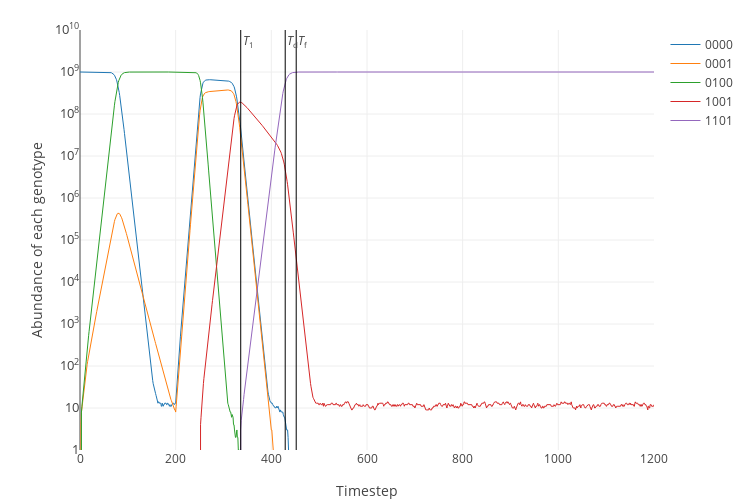

Here is the notebook cell this chart was saved with:
### Code cell
landscape = dataset2.loc['AMC'].tolist()
landscape2 = dataset2.loc['AM'].tolist()
for i in range (0, 1000):
    results = simulate([landscape, landscape2], durations=[200, 1000])
    if results['T_1'] != -1:
        plot_simulation(results)

### Figure 1 — Plotly figure (JSON) as saved in the notebook; plotly's stock layout.template omitted (floating-point values rounded to 4 significant figures; data arrays with more than 128 entries replaced by an {"elided": "..."} marker saying what was removed)
{"data": [{"line": {"width": 1}, "name": "0000", "type": "scatter", "uid": "ff3e2e0c-d00e-11e8-a55b-001ec21b2620", "x": {"elided": "1201 int values"}, "y": {"elided": "1201 int values"}}, {"line": {"width": 1}, "name": "0001", "type": "scatter", "uid": "ff3e32b4-d00e-11e8-9703-001ec21b2620", "x": {"elided": "1201 int values"}, "y": {"elided": "1201 int values"}}, {"line": {"width": 1}, "name": "0100", "type": "scatter", "uid": "ff3e35f0-d00e-11e8-b2ab-001ec21b2620", "x": {"elided": "1201 int values"}, "y": {"elided": "1201 int values"}}, {"line": {"width": 1}, "name": "1001", "type": "scatter", "uid": "ff3e391a-d00e-11e8-9615-001ec21b2620", "x": {"elided": "1201 int values"}, "y": {"elided": "1201 int values"}}, {"line": {"width": 1}, "name": "1101", "type": "scatter", "uid": "ff3e3c46-d00e-11e8-88ef-001ec21b2620", "x": {"elided": "1201 int values"}, "y": {"elided": "1201 int values"}}, {"line": {"color": "black", "width": 1}, "mode": "lines", "name": "T_1", "showlegend": false, "type": "scatter", "uid": "ff3e3f64-d00e-11e8-8d84-001ec21b2620", "x": [336, 336], "y": [0, 10000000000]}, {"line": {"color": "black", "width": 1}, "mode": "lines", "name": "T_d", "showlegend": false, "type": "scatter", "uid": "ff3e4270-d00e-11e8-8e8d-001ec21b2620", "x": [429, 429], "y": [0, 10000000000]}, {"line": {"color": "black", "width": 1}, "mode": "lines", "name": "T_f", "showlegend": false, "type": "scatter", "uid": "ff3e4586-d00e-11e8-aad6-001ec21b2620", "x": [452, 452], "y": [0, 10000000000]}], "layout": {"annotations": [{"showarrow": false, "text": "<i>T</i><sub>1</sub>", "x": 336, "xanchor": "left", "xref": "x", "y": 9.75, "yref": "y"}, {"showarrow": false, "text": "<i>T</i><sub>d</sub>", "x": 429, "xanchor": "left", "xref": "x", "y": 9.75, "yref": "y"}, {"showarrow": false, "text": "<i>T</i><sub>f</sub>", "x": 452, "xanchor": "left", "xref": "x", "y": 9.75, "yref": "y"}], "height": 500, "margin": {"b": 50, "t": 30}, "width": 750, "xaxis": {"title": "Timestep"}, "yaxis": {"exponentformat": "power", "range": [0, 10], "tickfont": {"size": 10}, "title": "Abundance of each genotype", "type": "log"}}}
